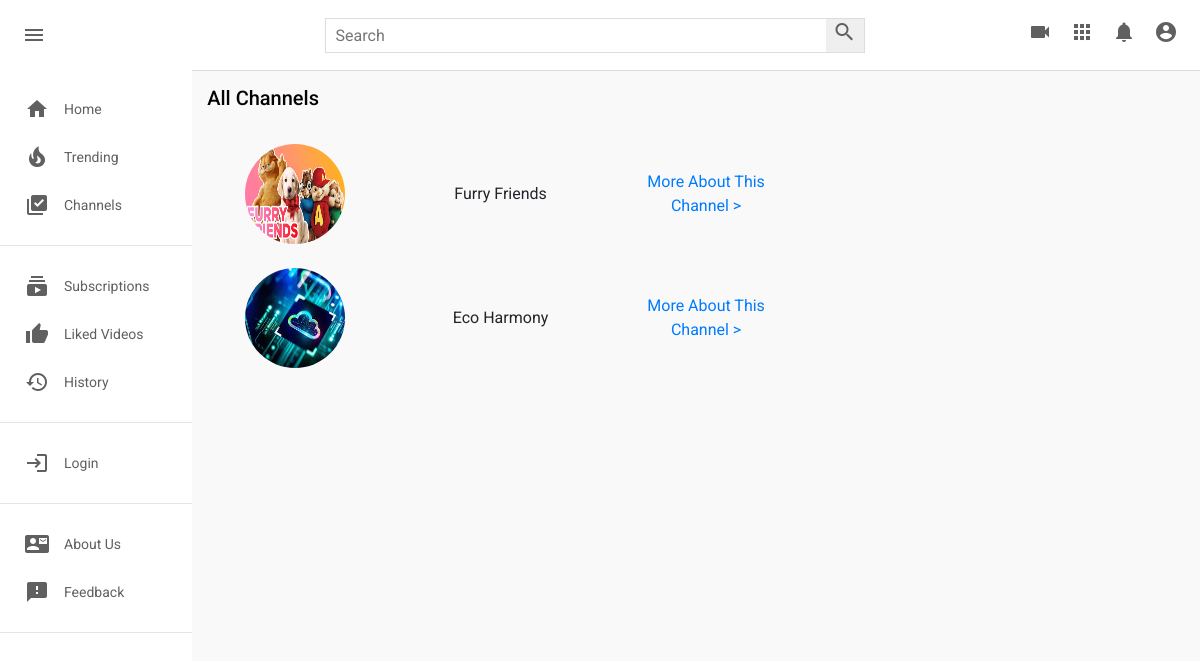
The page /channels/ on the database its author committed.
### web/models.py (models this page shows, shortened)
class Channel(models.Model):
    user=models.ForeignKey(User,on_delete=models.CASCADE,blank=True,null=True)
    channel_name = models.CharField(max_length=255)
    channel_profile = models.ImageField(upload_to='channel_profile_pics/', null=True, blank=True)

### web/views.py (the view)
# urls.py: path('channels/',views.channels,name='channels'),
def channels(request):
    all_channels = Channel.objects.all()
    context = {'all_channels': all_channels}
    return render(request,'web/channels.html',context)

### web/context_processor.py (called while the page is built)
def main_context(request):
    is_create_channer = False
    if request.user.is_authenticated:
        if  Channel.objects.filter(user=request.user).exists():
            is_create_channer =True
    return{
        'is_create_channer':is_create_channer
    }

### templates/web/channels.html
{% extends "web/base.html" %}
{% block content %}
<div class="videos">
    <h1>All Channels</h1>
    <br>
    <div class="videos_container text-center" style="width: 60%;">
        {% if all_channels %}
        {% for channel in all_channels %}
        <div class="row align-items-center fs-1">
            {% if channel.channel_profile %}
            <div class="col">
                <img src="{{ channel.channel_profile.url }}" style="width:100px; height:100px; border-radius:50%" alt="{{ channel.channel_name }} Profile Picture">
            </div>
            {% endif %}
            <div class="col">
                {{ channel.channel_name }}
            </div>
            <div class="col">
                <a href="{% url 'channel_detailpage' channel.id %}">More About This Channel ></a>
            </div>
        </div>
        <br>
        {% endfor %}
        {% else %}
            <p>No channels available.</p>
        {% endif %}
    </div>
</div>
{% endblock %}

### static/web/css/style.css (style rules this page uses)
* { margin: 0; padding: 0; box-sizing: border-box; }
body { font-family: 'Roboto', sans-serif; }
.videos { background-color: #f9f9f9; width: 100%; height: 100%; padding: 15px 15px; border-top: 1px solid #ddd; overflow-y: scroll; }
h1 { font-size: 20px; margin-bottom: 10px; color: rgb(3, 3, 3); }

### rows shown on the page
Channel: channel_profile (placeholder picture), channel_name "Furry Friends"
Channel: channel_profile (picture), channel_name "Eco Harmony"
